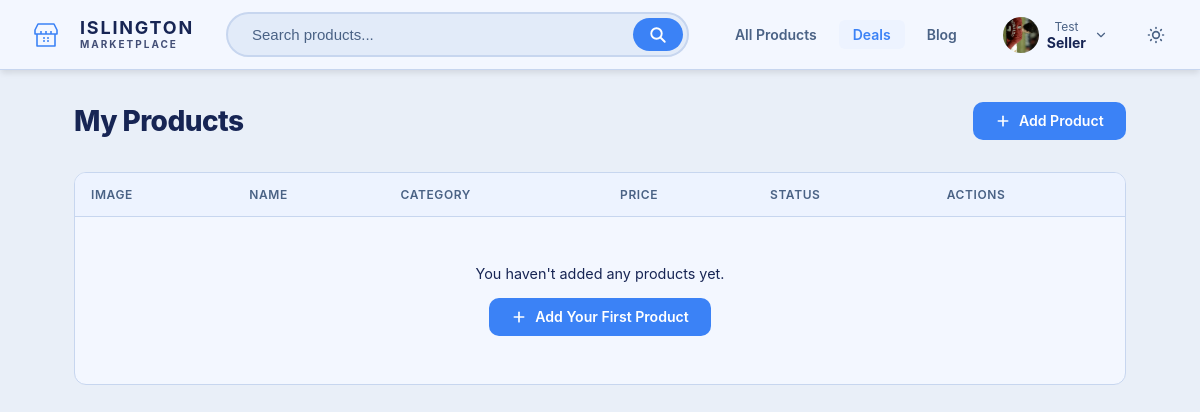
Before: /dashboard/ (signed in) with the older database file.
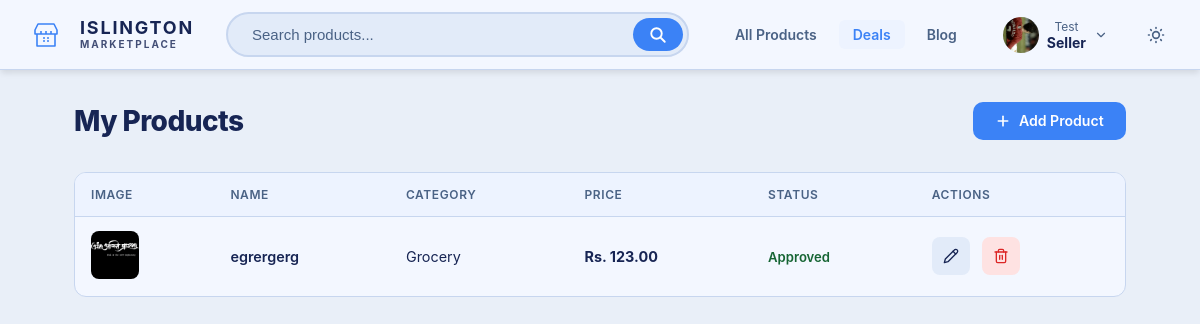
After: the same page with the newer database file.
### Product/models.py (models this page shows, shortened)
class Product(models.Model):
    seller = models.ForeignKey(Seller, on_delete=models.CASCADE, null=True, blank=True, related_name='products')
    name = models.CharField(max_length=200)
    description = models.TextField(blank=True)
    price = models.DecimalField(max_digits=10, decimal_places=2)
    image = models.ImageField(upload_to='products/', blank=True, null=True)
    created_at = models.DateTimeField(auto_now_add=True)
    category = models.ForeignKey(Category, on_delete=models.SET_NULL, null=True, blank=True, related_name='products')
    is_approved = models.BooleanField(default=False)
    class Meta:
        ordering = ['-created_at']

class Category(models.Model):
    name = models.CharField(max_length=100, unique=True)
    icon = models.ImageField(upload_to='category_icons/', blank=True, null=True)
    created_at = models.DateTimeField(auto_now_add=True)
    class Meta:
        ordering = ['name']

### accounts/views.py (the view)
# urls.py: path('dashboard/', views.seller_dashboard, name='seller_dashboard'),
@login_required
def seller_dashboard(request):
    if not hasattr(request.user, 'seller_profile'):
        messages.error(request, 'You do not have a seller profile.')
        return redirect('home')
    seller = request.user.seller_profile
    products = Product.objects.filter(seller=seller).select_related('category')
    approved_count = products.filter(is_approved=True).count()
    pending_count = products.filter(is_approved=False).count()
    return render(request, 'accounts/seller_dashboard.html', {
        'products': products,
        'approved_count': approved_count,
        'pending_count': pending_count,
        'total_count': products.count(),
    })

### cart/context_processors.py (called while the page is built)
def cart_context(request):
    cart = request.session.get('cart', {})
    return {'cart_product_ids': set(cart.keys())}

### accounts/templates/accounts/seller_dashboard.html (shortened to what this page needs)
{% extends 'layouts/base.html' %}
{% load static %}
{% block extra_head %}
  <link rel="stylesheet" href="{% static 'css/pages/seller.css' %}">
{% endblock %}
{% block content %}
<section class="seller-dashboard">
  <div class="seller-dashboard-header">
    <h1 class="seller-dashboard-title">My Products</h1>
    <a href="{% url 'seller_product_add' %}" class="seller-btn-add">
      <svg width="16" height="16" viewBox="0 0 24 24" fill="none" stroke="currentColor" stroke-width="2.5" stroke-linecap="round" stroke-linejoin="round"><line x1="12" y1="5" x2="12" y2="19"/><line x1="5" y1="12" x2="19" y2="12"/></svg>
      Add Product
    </a>
  </div>
  <div class="seller-products-table-wrap">
    <table class="seller-products-table">
      <thead>
        <tr>
          <th>Image</th>
          <th>Name</th>
          <th>Category</th>
          <th>Price</th>
          <th>Status</th>
          <th>Actions</th>
        </tr>
      </thead>
      <tbody>
        {% for product in products %}
        <tr>
          <td>
            {% if product.image %}
              <img src="{{ product.image.url }}" alt="{{ product.name }}" class="seller-table-img">
            {% else %}
              <div class="seller-table-img-placeholder">{{ product.name|first }}</div>
            {% endif %}
          </td>
          <td class="seller-table-name">{{ product.name }}</td>
          <td>{% if product.category %}{{ product.category.name }}{% else %}-{% endif %}</td>
          <td class="seller-table-price">Rs. {{ product.price }}</td>
          <td class="seller-table-status">
            {% if product.is_approved %}
              <span class="seller-status seller-status-approved">Approved</span>
            {% else %}
              <span class="seller-status seller-status-pending">Pending</span>
            {% endif %}
          </td>
          <td class="seller-table-actions">
            <a href="{% url 'seller_product_edit' product.id %}" class="seller-action-btn seller-action-edit" title="Edit product">
              <svg width="16" height="16" viewBox="0 0 24 24" fill="none" stroke="currentColor" stroke-width="2" stroke-linecap="round" stroke-linejoin="round"><path d="M17 3a2.85 2.83 0 1 1 4 4L7.5 20.5 2 22l1.5-5.5Z"/><path d="m15 5 4 4"/></svg>
            </a>
            <a href="{% url 'seller_product_delete' product.id %}" class="seller-action-btn seller-action-delete" title="Delete product">
            </a>
          </td>
        </tr>
        {% empty %}
        <tr>
          <td colspan="6" class="seller-table-empty">
            <p>You haven't added any products yet.</p>
            <a href="{% url 'seller_product_add' %}" class="seller-btn-add">
              <svg width="16" height="16" viewBox="0 0 24 24" fill="none" stroke="currentColor" stroke-width="2.5" stroke-linecap="round" stroke-linejoin="round"><line x1="12" y1="5" x2="12" y2="19"/><line x1="5" y1="12" x2="19" y2="12"/></svg>
              Add Your First Product
            </a>
          </td>
        </tr>
        {% endfor %}
      </tbody>
    </table>
  </div>
</section>
{% endblock %}

Changed rows visible on the page:
added Product: image (picture), name "egrergerg", category.name "Grocery", price "123.00", is_approved "Approved"
Other visible differences:
text no longer shown: "You haven't added any products yet. Add Your First Product"
